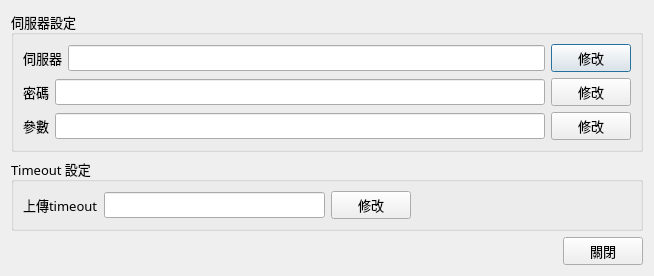
<?xml version="1.0" encoding="UTF-8"?>
<ui version="4.0">
 <class>SettingForm</class>
 <widget class="QDialog" name="SettingForm">
  <property name="windowModality">
   <enum>Qt::NonModal</enum>
  </property>
  <property name="geometry">
   <rect>
    <x>0</x>
    <y>0</y>
    <width>654</width>
    <height>270</height>
   </rect>
  </property>
  <property name="font">
   <font>
    <family>微軟正黑體</family>
    <pointsize>10</pointsize>
   </font>
  </property>
  <property name="windowTitle">
   <string>上傳設定</string>
  </property>
  <layout class="QVBoxLayout" name="verticalLayout_3">
   <item>
    <widget class="QGroupBox" name="groupBox_2">
     <property name="title">
      <string>伺服器設定</string>
     </property>
     <layout class="QVBoxLayout" name="verticalLayout">
      <item>
       <layout class="QHBoxLayout" name="horizontalLayout">
        <item>
         <widget class="QLabel" name="label">
          <property name="text">
           <string>伺服器</string>
          </property>
         </widget>
        </item>
        <item>
         <widget class="QLineEdit" name="lineEdit_server">
          <property name="text">
           <string/>
          </property>
         </widget>
        </item>
        <item>
         <widget class="QPushButton" name="btn_editServerURL">
          <property name="text">
           <string>修改</string>
          </property>
         </widget>
        </item>
       </layout>
      </item>
      <item>
       <layout class="QHBoxLayout" name="horizontalLayout_2">
        <item>
         <widget class="QLabel" name="label_2">
          <property name="text">
           <string>密碼</string>
          </property>
         </widget>
        </item>
        <item>
         <widget class="QLineEdit" name="lineEdit_pwd">
          <property name="text">
           <string/>
          </property>
          <property name="echoMode">
           <enum>QLineEdit::Password</enum>
          </property>
         </widget>
        </item>
        <item>
         <widget class="QPushButton" name="btn_editPwd">
          <property name="text">
           <string>修改</string>
          </property>
         </widget>
        </item>
       </layout>
      </item>
      <item>
       <layout class="QHBoxLayout" name="horizontalLayout_3">
        <item>
         <widget class="QLabel" name="label_3">
          <property name="text">
           <string>參數</string>
          </property>
         </widget>
        </item>
        <item>
         <widget class="QLineEdit" name="lineEdit_param">
          <property name="text">
           <string/>
          </property>
         </widget>
        </item>
        <item>
         <widget class="QPushButton" name="btn_editParam">
          <property name="text">
           <string>修改</string>
          </property>
         </widget>
        </item>
       </layout>
      </item>
     </layout>
    </widget>
   </item>
   <item>
    <widget class="QGroupBox" name="groupBox">
     <property name="title">
      <string>Timeout 設定</string>
     </property>
     <layout class="QVBoxLayout" name="verticalLayout_2">
      <item>
       <layout class="QHBoxLayout" name="horizontalLayout_4">
        <item>
         <widget class="QLabel" name="label_4">
          <property name="text">
           <string>上傳timeout</string>
          </property>
         </widget>
        </item>
        <item>
         <widget class="QLineEdit" name="lineEdit_timeout"/>
        </item>
        <item>
         <widget class="QPushButton" name="btn_editTimeout">
          <property name="text">
           <string>修改</string>
          </property>
         </widget>
        </item>
        <item>
         <spacer name="horizontalSpacer_2">
          <property name="orientation">
           <enum>Qt::Horizontal</enum>
          </property>
          <property name="sizeHint" stdset="0">
           <size>
            <width>40</width>
            <height>20</height>
           </size>
          </property>
         </spacer>
        </item>
       </layout>
      </item>
     </layout>
    </widget>
   </item>
   <item>
    <layout class="QHBoxLayout" name="horizontalLayout_5">
     <item>
      <spacer name="horizontalSpacer">
       <property name="orientation">
        <enum>Qt::Horizontal</enum>
       </property>
       <property name="sizeHint" stdset="0">
        <size>
         <width>40</width>
         <height>20</height>
        </size>
       </property>
      </spacer>
     </item>
     <item>
      <widget class="QPushButton" name="btn_closeSet">
       <property name="text">
        <string>關閉</string>
       </property>
      </widget>
     </item>
    </layout>
   </item>
  </layout>
 </widget>
 <resources/>
 <connections/>
</ui>
